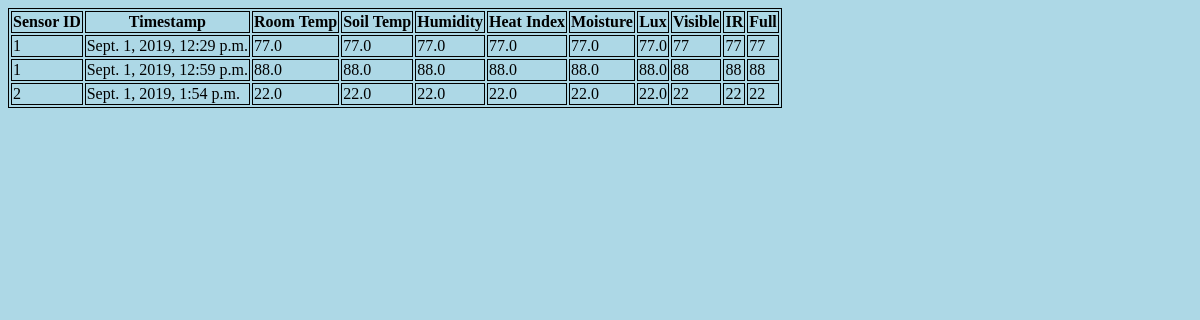
/sensors/, run on an earlier commit of the app's database.
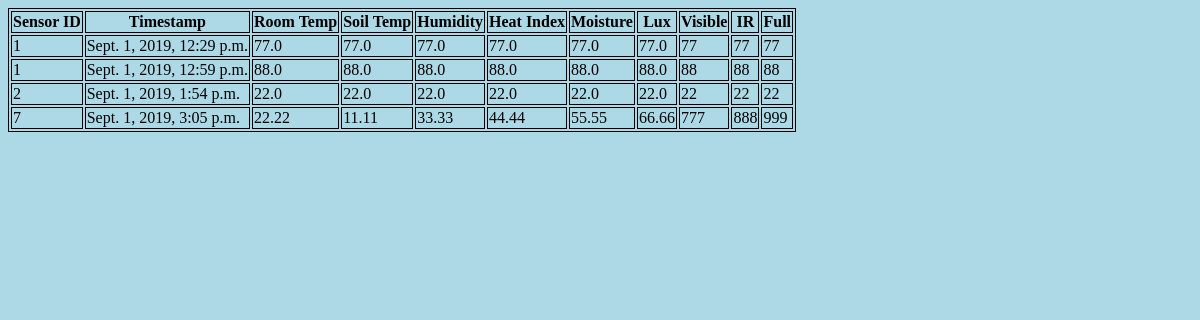
And on a later commit of the database.
### sensors/models.py (models this page shows, shortened)
class Sensor_data(models.Model):
    sensor_id = models.IntegerField() # Sensor ID to gather data from different sensors
    temp_soil = models.FloatField() # Soil reading from waterproof temp sensor wired probe (fahrenheit)
    temp_room = models.FloatField() # Temp reading from DHT-22 sensor (fahrenheit)
    humidity = models.FloatField() # humidity reading from DHT-22 sensor (fahrenheit)
    heat_index = models.FloatField() # heat index calc from DHT-22 sensor (fahrenheit)
    moisture = models.FloatField() # moisture reading from capacitance moisture sensor
    lux = models.FloatField() # Lux luminosity reading from light sensor
    visible = models.IntegerField() # Visible spectrum light reading from light sensor
    ir = models.IntegerField() # Ifrared spectrum light reading from light sensor
    full = models.IntegerField() # Full spectrum light reading from light sensor
    timestamp = models.DateTimeField('The time/date this data was recorded') # from django.utils import timezone ... timezone.now()

### sensors/views.py (the view)
# urls.py: path('', views.index, name='index'),
def index(request):
    data_list = Sensor_data.objects.order_by('timestamp')[:5]
    context = {'data_list': data_list}
    return render(request, 'sensors/index.html', context)

### sensors/templates/sensors/index.html (shortened to what this page needs)
{% load static %}
<html>
  <head>
      <link rel="stylesheet" href="{% static 'css/sensors.css' %}">
  </head>
  <body>
    {% if data_list %}
      <table>
        <tr>
          <th>Sensor ID</th>
          <th>Timestamp</th>
          <th>Room Temp</th>
          <th>Soil Temp</th>
          <th>Humidity</th>
          <th>Heat Index</th>
          <th>Moisture</th>
          <th>Lux</th>
          <th>Visible</th>
          <th>IR</th>
          <th>Full</th>
        </tr>
        {% for data in data_list %}
          <tr>
            <td>{{ data.sensor_id }}</td>
            <td>{{ data.timestamp }}</td>
            <td>{{ data.temp_room }}</td>
            <td>{{ data.temp_soil }}</td>
            <td>{{ data.humidity }}</td>
            <td>{{ data.heat_index }}</td>
            <td>{{ data.moisture }}</td>
            <td>{{ data.lux }}</td>
            <td>{{ data.visible }}</td>
            <td>{{ data.ir }}</td>
            <td>{{ data.full }}</td>
          </tr>
        {% endfor %}
      </table>
    {% else %}
        <p>No data is available.</p>
    {% endif %}
  </body>
</html>

What changed in the data, as far as the page shows it:
added Sensor_data: sensor_id "7", timestamp "Sept. 1, 2019, 3:05 p.m.", temp_room "22.22", temp_soil "11.11", humidity "33.33", heat_index "44.44", moisture "55.55", lux "66.66", visible "777", ir "888", full "999"
